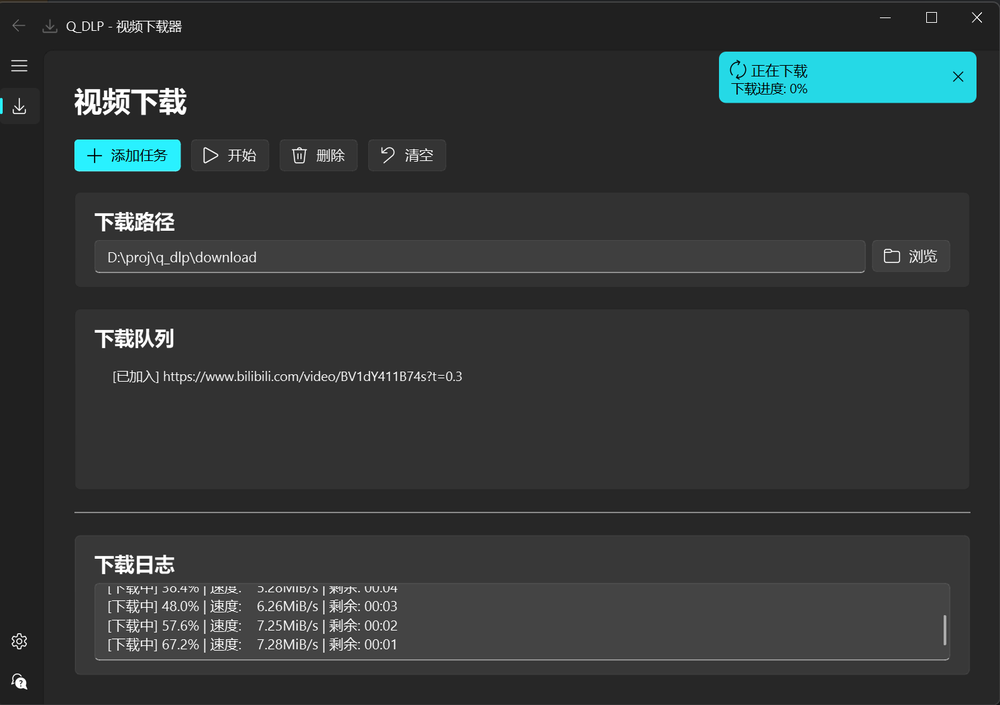
#> input picture assets/download.png, 1000 x 705 px, shrunk from 1491 x 1051 before the run
$ python invert_img.py ../assets/download.png
#> lines starting #> are read from the running program, lines starting #| are printed output that depends on the picture
import argparse
import os

from PIL import Image, ImageOps


def invert_image(image_path, overwrite=False):
#> called with image_path = '../assets/download.png', overwrite = False
    if not os.path.isfile(image_path):
        print(f"❌ 文件不存在: {image_path}")
        return

    try:
        img = Image.open(image_path)
#> img is the input picture: PIL image 1000x705 RGB; mean R, G, B 50, 54.1, 54.4

        if img.mode == 'RGBA':
            r, g, b, a = img.split()
            rgb_image = Image.merge("RGB", (r, g, b))
            inverted = ImageOps.invert(rgb_image)
            inverted = Image.merge("RGBA", (*inverted.split(), a))
        elif img.mode in ['RGB', 'L']:
            inverted = ImageOps.invert(img)
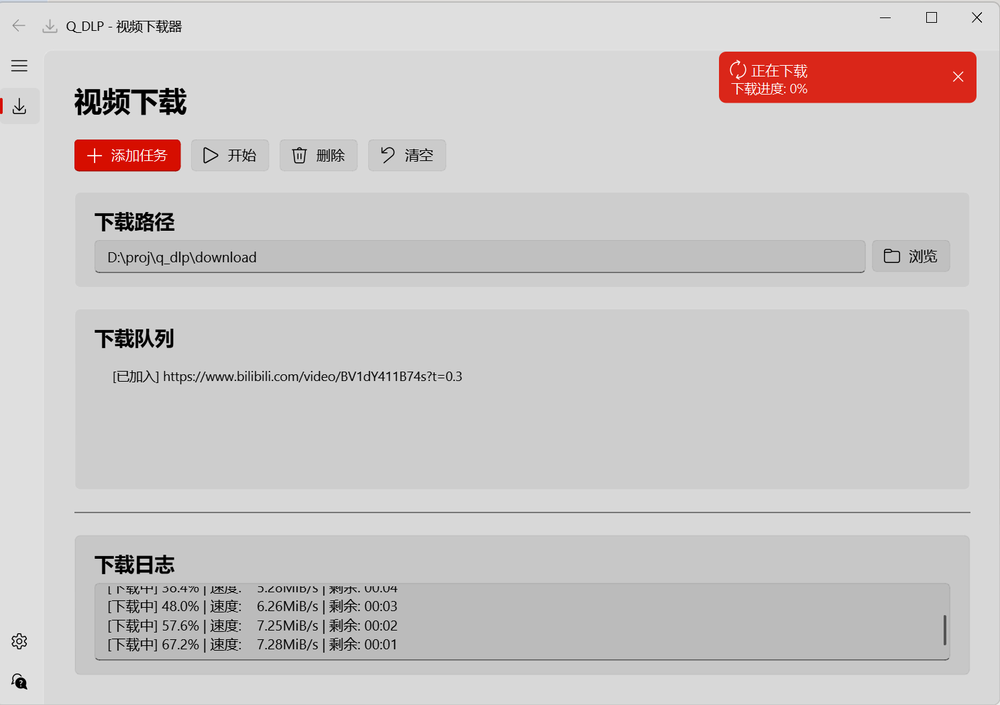
#> inverted: PIL image 1000x705 RGB; mean R, G, B 205, 200.9, 200.6
        else:
            img = img.convert('RGB')
            inverted = ImageOps.invert(img)

        if overwrite:
            inverted.save(image_path)
            print(f"✅ 覆盖保存: {image_path}")
        else:
            base, ext = os.path.splitext(image_path)
            new_path = f"{base}_inverted{ext}"
            inverted.save(new_path)
            print(f"✅ 新文件已保存: {new_path}")

    except Exception as e:
        print(f"⚠️ 错误: {e}")


if __name__ == "__main__":
    parser = argparse.ArgumentParser(description="反转图片颜色")
    parser.add_argument("image_path", help="输入图片路径")
    parser.add_argument("-o", "--overwrite", action="store_true", help="是否覆盖原图")

    args = parser.parse_args()
    invert_image(args.image_path, args.overwrite)
